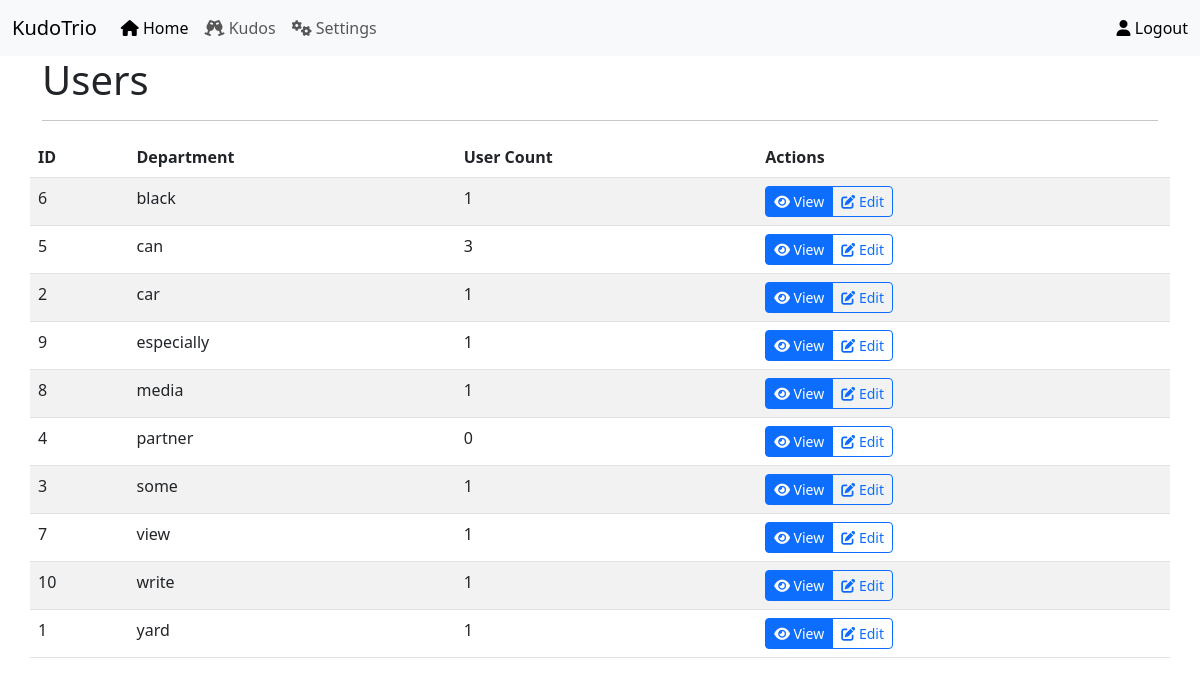
Screenshot of /settings/departments (signed in) with the database file from the repository.
### src/models.py (models this page shows, shortened)
class Departments(db.Model):
    __tablename__ = "departments"
    id = db.Column(db.Integer, primary_key=True)
    name = db.Column(db.String(255))
    created_date = db.Column(db.DateTime, nullable=False,
                             default=datetime.utcnow)
    created_by = db.Column(db.Integer, db.ForeignKey("users.id"))
    updated_date = db.Column(db.DateTime)
    updated_by = db.Column(db.Integer, db.ForeignKey("users.id"))

### src/settings/views.py (the view)
@settings_bp.route("/settings/departments")
@login_required
@admin_required
def view_departments():
    departments = Departments.query.order_by(Departments.name.asc()).all()
    department_user_count = get_department_user_count()
    return render_template("settings/departments.html",
                           title="Departments",
                           departments=departments,
                           department_user_count=department_user_count)

### src/models.py (called while the page is built)
@login_manager.user_loader
def load_user(user_id):
    return User.query.get(user_id)

### src/templates/settings/departments.html
{% extends "base.html" %} {% block content %}
<div class="container">
  <h1>Users</h1>
  <hr />
  <div class="row">
    <table class="table table-striped">
      <thead>
        <tr>
          <th scope="col">ID</th>
          <th scope="col">Department</th>
          <th scope="col">User Count</th>
          <th scope="col">Actions</th>
        </tr>
      </thead>
      <tbody>
        {% for department in departments %}
        <tr>
          <td>{{ department.id }}</td>
          <td>{{ department.name }}</td>
          <td>{{ department_user_count.get(department.name, 0) }}</td>
          <td>
            <div class="btn-group" role="group" aria-label="actions">
              <a href="#" class="btn btn-primary btn-sm"
                ><i class="fa fa-eye"></i> View</a
              >
              <a href="#" class="btn btn-outline-primary btn-sm"
                ><i class="fa fa-edit"></i> Edit</a
              >
            </div>
          </td>
        </tr>
        {% endfor %}
      </tbody>
    </table>
  </div>
</div>
{% endblock content %}

### src/templates/base.html (shortened to what this page needs)
<!DOCTYPE html>
<html lang="en" , dir="ltr">
  <head>
    <link
      rel="stylesheet"
      href="{{ url_for('static', filename='plugins/bootstrap5/css/bootstrap.min.css') }}"
    />
    <link
      rel="stylesheet"
      href="{{ url_for('static', filename='plugins/fontawesome/css/fontawesome.min.css') }}"
    />
    <link
      rel="stylesheet"
      href="{{ url_for('static', filename='plugins/fontawesome/css/brands.min.css') }}"
    />
    <link
      rel="stylesheet"
      href="{{ url_for('static', filename='plugins/fontawesome/css/solid.min.css') }}"
    />
    <link
      rel="stylesheet"
      href="{{ url_for('static', filename='plugins/select2/css/select2.css') }}"
    />
    <link
      rel="stylesheet"
      href="{{ url_for('static', filename='css/custom.css') }}"
    />
  </head>
  <body>
    {% include 'navbar.html' %}
    <div class="container-fluid">
      <main>
        {% block content %} {% endblock content %}
      </main>
    </div>
  </body>
</html>

### src/templates/navbar.html (shortened to what this page needs)
{% block navbar %}
<nav class="navbar navbar-expand-lg bg-body-tertiary">
  <div class="container-fluid">
    <a class="navbar-brand" href="{{ url_for('core.index') }}">KudoTrio</a>
    <div class="collapse navbar-collapse" id="navbarSupportedContent">
      <ul class="navbar-nav me-auto mb-2 mb-lg-0">
        <li class="nav-item">
          <a
            class="nav-link active"
            aria-current="page"
            href="{{ url_for('core.index') }}"
            ><i class="fa-solid fa-home"></i> Home</a
          >
        </li>
        <li class="nav-item">
          <a class="nav-link" href="#"
            ><i class="fa-solid fa-champagne-glasses"></i> Kudos</a
          >
        </li>
        {% if current_user.role == "admin" %}
        <li class="nav-item">
          <a
            class="nav-link"
            href="{{ url_for('settings.settings_landing_page') }}"
            ><i class="fa-solid fa-cogs"></i> Settings</a
          >
        </li>
        {% endif %}
      </ul>
      <span class="navbar-text">
        {% if current_user.is_authenticated %}
        <a class="nav-link" href="{{ url_for('users.logout') }}"
          ><i class="fa-solid fa-user"></i> Logout</a
        >
        {% else %}
        <a class="nav-link" href="{{ url_for('users.login') }}"
          ><i class="fa-solid fa-user"></i> Login</a
        >
        {% endif %}
      </span>
    </div>
  </div>
</nav>
{% endblock navbar %}

### rows the page displays
Departments: id "6", name "black", get "1"
Departments: id "5", name "can", get "3"
Departments: id "2", name "car", get "1"
Departments: id "9", name "especially", get "1"
Departments: id "8", name "media", get "1"
Departments: id "4", name "partner", get "0"
Departments: id "3", name "some", get "1"
Departments: id "7", name "view", get "1"
Departments: id "10", name "write", get "1"
Departments: id "1", name "yard", get "1"
